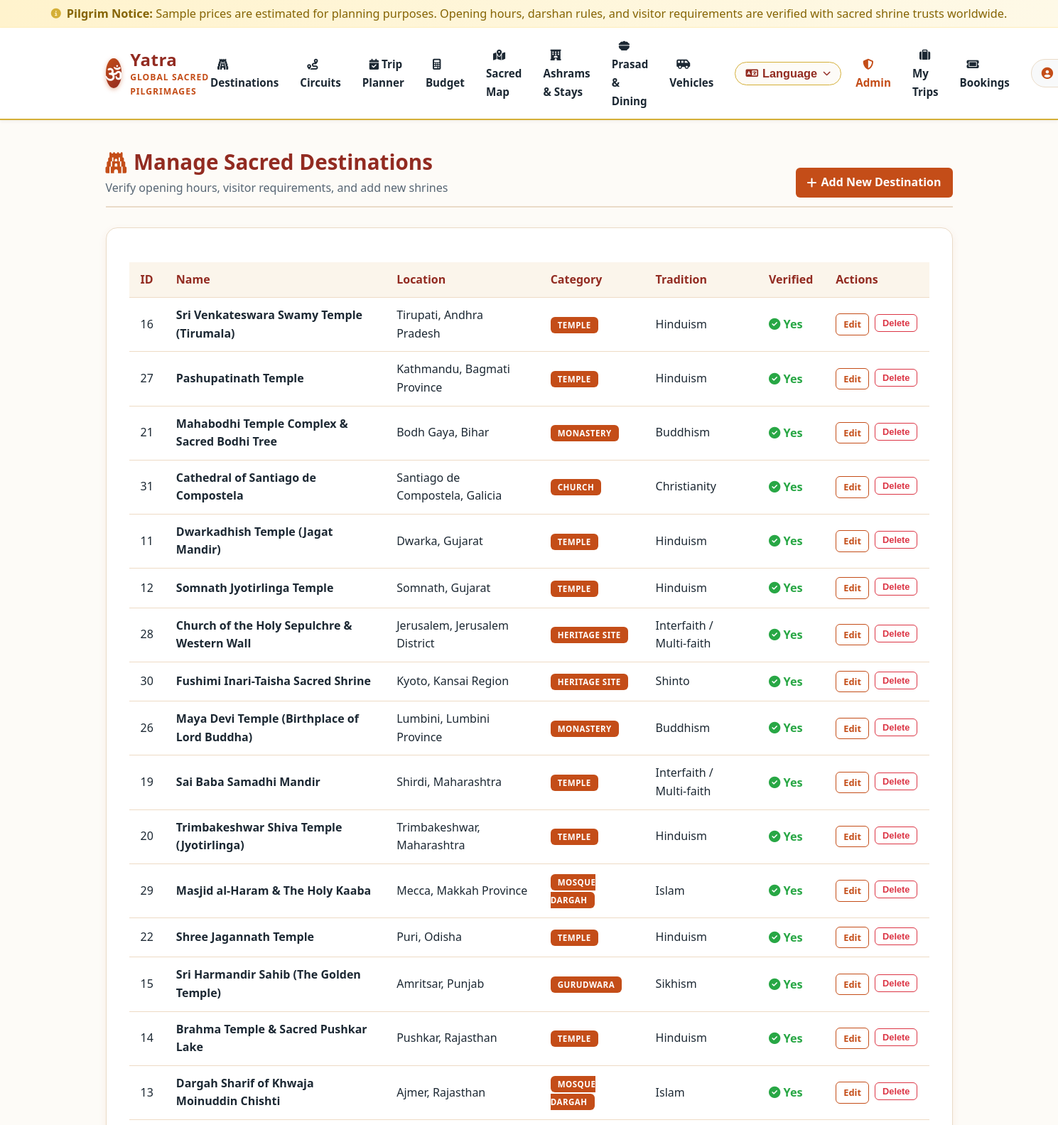
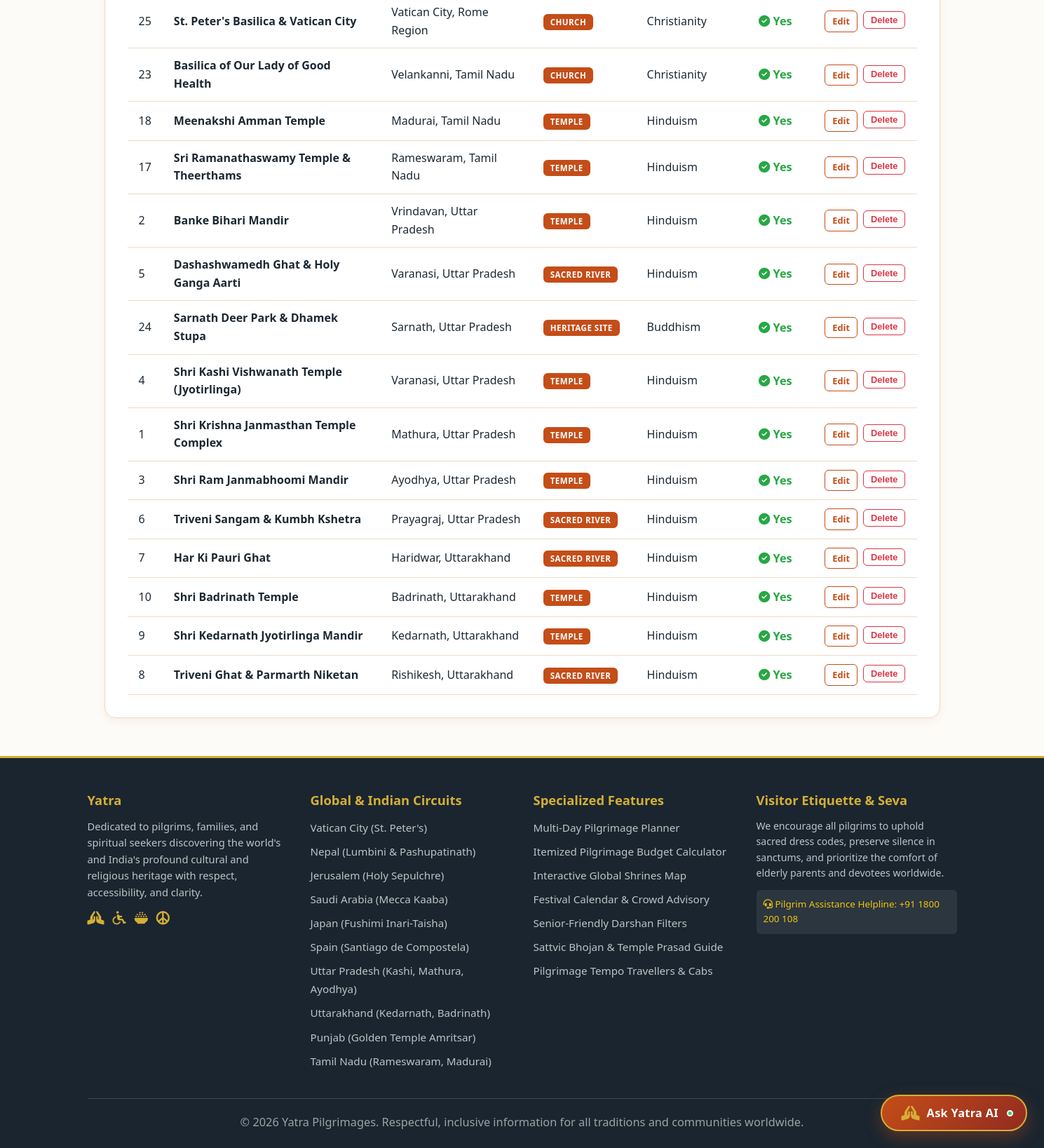
The app's page /admin/destinations (signed in) with its own data (2 pictures, top to bottom).
### tables this page shows
CREATE TABLE destinations (
    id INTEGER PRIMARY KEY AUTOINCREMENT,
    name TEXT NOT NULL,
    city TEXT NOT NULL,
    state TEXT NOT NULL,
    country TEXT DEFAULT 'India',
    category TEXT NOT NULL CHECK(category IN ('temple', 'pilgrimage_route', 'sacred_river', 'mosque_dargah', 'church', 'gurudwara', 'monastery', 'heritage_site')),
    religion_tradition TEXT NOT NULL,
    description TEXT NOT NULL,
    history TEXT,
    significance TEXT,
    best_time_to_visit TEXT,
    latitude REAL,
    longitude REAL,
    image_url TEXT,
    verified INTEGER DEFAULT 1
);

### routes/admin.py (the view)
@admin_bp.route('/destinations')
@admin_required
def manage_destinations():
    db = get_db()
    rows = db.execute("SELECT * FROM destinations ORDER BY state, name").fetchall()
    return render_template('admin/manage_destinations.html', destinations=[dict(r) for r in rows], states=Config.FOCUS_STATES, categories=Config.DESTINATION_CATEGORIES)

### db.py (called while the page is built)
def get_db():
    if 'db' not in g:
        db_path = current_app.config.get('DATABASE_PATH', Config.DATABASE_PATH)
        g.db = sqlite3.connect(db_path)
        g.db.row_factory = sqlite3.Row
        g.db.execute("PRAGMA foreign_keys = ON;")
    return g.db

### routes/auth.py (called while the page is built)
def admin_required(view):
    @wraps(view)
    def wrapped_view(**kwargs):
        if 'user_id' not in session or session.get('role') != 'admin':
            flash("Access restricted to administrators.", "warning")
            return redirect(url_for('destinations.index'))
        return view(**kwargs)
    return wrapped_view

### templates/admin/manage_destinations.html (shortened to what this page needs)
{% extends 'base.html' %}
{% block content %}
<div class="section-header">
    <div>
        <h2><i class="fa-solid fa-gopuram" style="color: var(--primary-color);"></i> Manage Sacred Destinations</h2>
        <p>Verify opening hours, visitor requirements, and add new shrines</p>
    </div>
    <div>
        <a href="{{ url_for('admin.create_destination') }}" class="btn-primary">
            <i class="fa-solid fa-plus"></i> Add New Destination
        </a>
    </div>
</div>
<div class="planner-card">
    <div style="overflow-x: auto;">
        <table class="budget-table">
            <thead>
                <tr>
                    <th>ID</th>
                    <th>Name</th>
                    <th>Location</th>
                    <th>Category</th>
                    <th>Tradition</th>
                    <th>Verified</th>
                    <th>Actions</th>
                </tr>
            </thead>
            <tbody>
                {% for d in destinations %}
                    <tr>
                        <td>{{ d.id }}</td>
                        <td>
                            <strong>{{ d.name }}</strong>
                        </td>
                        <td>{{ d.city }}, {{ d.state }}</td>
                        <td><span class="badge-tag" style="position: static; font-size: 0.72rem;">{{ d.category.replace('_', ' ') }}</span></td>
                        <td>{{ d.religion_tradition }}</td>
                        <td>
                            {% if d.verified %}
                                <span style="color: #28a745; font-weight: bold;"><i class="fa-solid fa-circle-check"></i> Yes</span>
                            {% else %}
                                <span style="color: #dc3545;">Pending</span>
                            {% endif %}
                        </td>
                        <td>
                            <div style="display: flex; gap: 8px;">
                                <a href="{{ url_for('admin.edit_destination', dest_id=d.id) }}" class="btn-outline" style="padding: 4px 10px; font-size: 0.8rem;">
                                    Edit
                                </a>
                                <form action="{{ url_for('admin.delete_destination', dest_id=d.id) }}" method="POST" onsubmit="return confirm('Delete destination {{ d.name }}?');" style="display: inline;">
                                    <button type="submit" class="btn-outline" style="padding: 4px 10px; font-size: 0.8rem; color: #dc3545; border-color: #dc3545;">
                                        Delete
                                    </button>
                                </form>
                            </div>
                        </td>
                    </tr>
                {% endfor %}
            </tbody>
        </table>
    </div>
</div>
{% endblock %}

### static/css/style.css (style rules this page uses)
:root { --primary-color: #c44d18; --primary-hover: #a33c10; --secondary-color: #922b21; --accent-gold: #d4af37; --accent-gold-light: #fef9e7; --accent-teal: #117864; --bg-parchment: #fdfbf7; --bg-card: #ffffff; --text-primary: #1c2833; --text-muted: #566573; --border-color: #eadbc8; --shadow-sm: 0 2px 4px rgba(0, 0, 0, 0.05); --shadow-md: 0 4px 12px rgba(196, 77, 24, 0.08); --shadow-lg: 0 8px 24px rgba(0, 0, 0, 0.12); --radius-sm: 6px; --radius-md: 10px; --radius-lg: 16px; --font-family: 'Segoe UI', -apple-system, BlinkMacSystemFont, Roboto, sans-serif; }
* { box-sizing: border-box; margin: 0; padding: 0; }
body { font-family: var(--font-family); background-color: var(--bg-parchment); color: var(--text-primary); line-height: 1.6; font-size: 16px; min-height: 100vh; display: flex; flex-direction: column; }
p, li, span, input, select, textarea, button { font-size: 1.02rem; }
h1, h2, h3, h4, h5 { color: var(--secondary-color); font-weight: 700; line-height: 1.3; }
a { color: var(--primary-color); text-decoration: none; transition: color 0.2s ease; }
.section-header { margin-bottom: 28px; display: flex; justify-content: space-between; align-items: flex-end; border-bottom: 2px solid var(--border-color); padding-bottom: 12px; }
.section-header h2 { font-size: 1.85rem; display: flex; align-items: center; gap: 10px; }
.section-header p { color: var(--text-muted); font-size: 1rem; margin-top: 4px; }
.badge-tag { position: absolute; top: 12px; left: 12px; background-color: var(--primary-color); color: #ffffff; padding: 4px 10px; border-radius: var(--radius-sm); font-size: 0.78rem; font-weight: 700; text-transform: uppercase; letter-spacing: 0.5px; }
.btn-primary { background-color: var(--primary-color); color: #ffffff; padding: 8px 16px; border-radius: var(--radius-sm); font-weight: 600; border: none; cursor: pointer; display: inline-flex; align-items: center; gap: 6px; transition: background 0.2s; }
.btn-outline { background-color: transparent; color: var(--primary-color); border: 1px solid var(--primary-color); padding: 8px 16px; border-radius: var(--radius-sm); font-weight: 600; cursor: pointer; display: inline-flex; align-items: center; gap: 6px; transition: all 0.2s; }
.planner-card { background-color: #ffffff; border-radius: var(--radius-lg); border: 1px solid var(--border-color); padding: 32px; box-shadow: var(--shadow-md); margin-bottom: 30px; }
.budget-table { width: 100%; border-collapse: collapse; margin-top: 16px; }
.budget-table th, .budget-table td { padding: 12px 16px; border-bottom: 1px solid #eedbc5; text-align: left; }
.budget-table th { background-color: #fbf5eb; color: var(--secondary-color); font-weight: 700; }
body { top: 0px !important; }

### records on screen
destinations: id "16", name "Sri Venkateswara Swamy Temple (Tirumala)", city "Tirupati", state "Andhra Pradesh", category.replace "TEMPLE", religion_tradition "Hinduism", verified 1 (drawn)
destinations: id "27", name "Pashupatinath Temple", city "Kathmandu", state "Bagmati Province", category.replace "TEMPLE", religion_tradition "Hinduism", verified 1 (drawn)
destinations: id "21", name "Mahabodhi Temple Complex & Sacred Bodhi Tree", city "Bodh Gaya", state "Bihar", category.replace "MONASTERY", religion_tradition "Buddhism", verified 1 (drawn)
destinations: id "31", name "Cathedral of Santiago de Compostela", city "Santiago de Compostela", state "Galicia", category.replace "CHURCH", religion_tradition "Christianity", verified 1 (drawn)
destinations: id "11", name "Dwarkadhish Temple (Jagat Mandir)", city "Dwarka", state "Gujarat", category.replace "TEMPLE", religion_tradition "Hinduism", verified 1 (drawn)
destinations: id "12", name "Somnath Jyotirlinga Temple", city "Somnath", state "Gujarat", category.replace "TEMPLE", religion_tradition "Hinduism", verified 1 (drawn)
destinations: id "28", name "Church of the Holy Sepulchre & Western Wall", city "Jerusalem", state "Jerusalem District", category.replace "HERITAGE SITE", religion_tradition "Interfaith / Multi-faith", verified 1 (drawn)
destinations: id "30", name "Fushimi Inari-Taisha Sacred Shrine", city "Kyoto", state "Kansai Region", category.replace "HERITAGE SITE", religion_tradition "Shinto", verified 1 (drawn)
destinations: id "26", name "Maya Devi Temple (Birthplace of Lord Buddha)", city "Lumbini", state "Lumbini Province", category.replace "MONASTERY", religion_tradition "Buddhism", verified 1 (drawn)
destinations: id "19", name "Sai Baba Samadhi Mandir", city "Shirdi", state "Maharashtra", category.replace "TEMPLE", religion_tradition "Interfaith / Multi-faith", verified 1 (drawn)
destinations: id "20", name "Trimbakeshwar Shiva Temple (Jyotirlinga)", city "Trimbakeshwar", state "Maharashtra", category.replace "TEMPLE", religion_tradition "Hinduism", verified 1 (drawn)
destinations: id "29", name "Masjid al-Haram & The Holy Kaaba", city "Mecca", state "Makkah Province", category.replace "MOSQUE DARGAH", religion_tradition "Islam", verified 1 (drawn)
destinations: id "22", name "Shree Jagannath Temple", city "Puri", state "Odisha", category.replace "TEMPLE", religion_tradition "Hinduism", verified 1 (drawn)
destinations: id "15", name "Sri Harmandir Sahib (The Golden Temple)", city "Amritsar", state "Punjab", category.replace "GURUDWARA", religion_tradition "Sikhism", verified 1 (drawn)
destinations: id "14", name "Brahma Temple & Sacred Pushkar Lake", city "Pushkar", state "Rajasthan", category.replace "TEMPLE", religion_tradition "Hinduism", verified 1 (drawn)
destinations: id "13", name "Dargah Sharif of Khwaja Moinuddin Chishti", city "Ajmer", state "Rajasthan", category.replace "MOSQUE DARGAH", religion_tradition "Islam", verified 1 (drawn)
destinations: id "25", name "St. Peter's Basilica & Vatican City", city "Vatican City", state "Rome Region", category.replace "CHURCH", religion_tradition "Christianity", verified 1 (drawn)
destinations: id "23", name "Basilica of Our Lady of Good Health", city "Velankanni", state "Tamil Nadu", category.replace "CHURCH", religion_tradition "Christianity", verified 1 (drawn)
destinations: id "18", name "Meenakshi Amman Temple", city "Madurai", state "Tamil Nadu", category.replace "TEMPLE", religion_tradition "Hinduism", verified 1 (drawn)
destinations: id "17", name "Sri Ramanathaswamy Temple & Theerthams", city "Rameswaram", state "Tamil Nadu", category.replace "TEMPLE", religion_tradition "Hinduism", verified 1 (drawn)
destinations: id "2", name "Banke Bihari Mandir", city "Vrindavan", state "Uttar Pradesh", category.replace "TEMPLE", religion_tradition "Hinduism", verified 1 (drawn)
destinations: id "5", name "Dashashwamedh Ghat & Holy Ganga Aarti", city "Varanasi", state "Uttar Pradesh", category.replace "SACRED RIVER", religion_tradition "Hinduism", verified 1 (drawn)
destinations: id "24", name "Sarnath Deer Park & Dhamek Stupa", city "Sarnath", state "Uttar Pradesh", category.replace "HERITAGE SITE", religion_tradition "Buddhism", verified 1 (drawn)
destinations: id "4", name "Shri Kashi Vishwanath Temple (Jyotirlinga)", city "Varanasi", state "Uttar Pradesh", category.replace "TEMPLE", religion_tradition "Hinduism", verified 1 (drawn)
destinations: id "1", name "Shri Krishna Janmasthan Temple Complex", city "Mathura", state "Uttar Pradesh", category.replace "TEMPLE", religion_tradition "Hinduism", verified 1 (drawn)
destinations: id "3", name "Shri Ram Janmabhoomi Mandir", city "Ayodhya", state "Uttar Pradesh", category.replace "TEMPLE", religion_tradition "Hinduism", verified 1 (drawn)
destinations: id "6", name "Triveni Sangam & Kumbh Kshetra", city "Prayagraj", state "Uttar Pradesh", category.replace "SACRED RIVER", religion_tradition "Hinduism", verified 1 (drawn)
destinations: id "7", name "Har Ki Pauri Ghat", city "Haridwar", state "Uttarakhand", category.replace "SACRED RIVER", religion_tradition "Hinduism", verified 1 (drawn)
destinations: id "10", name "Shri Badrinath Temple", city "Badrinath", state "Uttarakhand", category.replace "TEMPLE", religion_tradition "Hinduism", verified 1 (drawn)
destinations: id "9", name "Shri Kedarnath Jyotirlinga Mandir", city "Kedarnath", state "Uttarakhand", category.replace "TEMPLE", religion_tradition "Hinduism", verified 1 (drawn)
destinations: id "8", name "Triveni Ghat & Parmarth Niketan", city "Rishikesh", state "Uttarakhand", category.replace "SACRED RIVER", religion_tradition "Hinduism", verified 1 (drawn)
